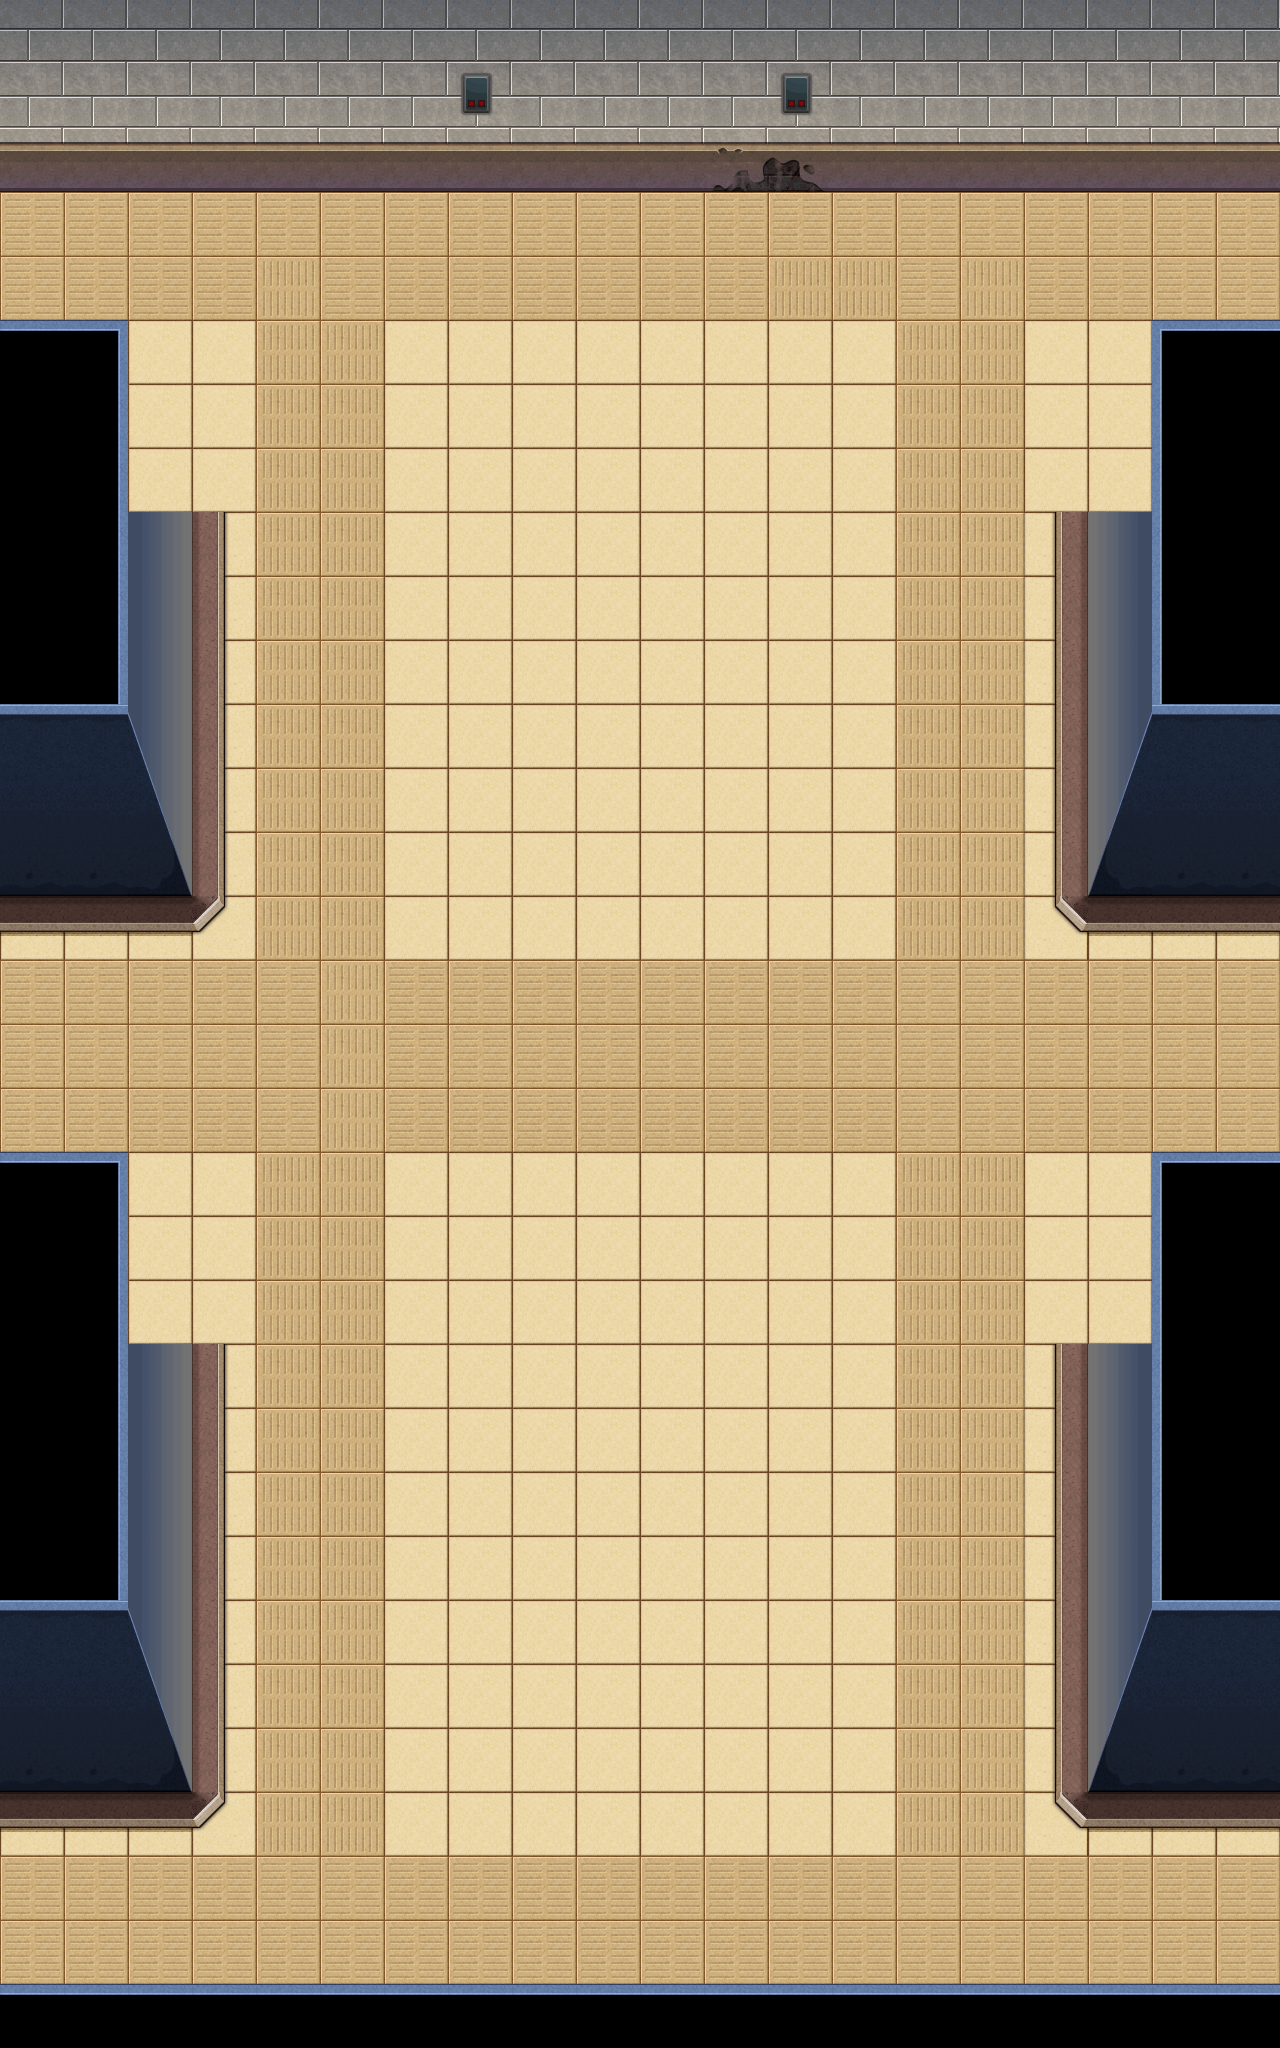

This is a level from a 2D game, rendered from its Tiled map with the project's own tilesets. A one-line summary and the map file follow, with tile-layer data summarised:
An orthogonal 20x32 tile map with 64x64 px tiles, 1 tile layer (background), 33 tilesets and 92 objects (15x collide, 13x collide_bullet).

<map version="1.0" orientation="orthogonal" width="20" height="32" tilewidth="64" tileheight="64">
 <tileset firstgid="1" name="bg03" tilewidth="64" tileheight="64">
  <image source="bg03.png" width="512" height="256" />
 </tileset>
 <tileset firstgid="33" name="jianzhu3_qiang02" tilewidth="101" tileheight="192">
  <image source="jianzhu3_qiang02.png" width="101" height="192" />
 </tileset>
 <tileset firstgid="34" name="jianzhu3_qiang01" tilewidth="101" tileheight="192">
  <image source="jianzhu3_qiang01.png" width="101" height="192" />
 </tileset>
 <tileset firstgid="35" name="jianzhu3_huatai" tilewidth="129" tileheight="173">
  <image source="jianzhu3_huatai.png" width="129" height="173" />
 </tileset>
 <tileset firstgid="36" name="jianzhu3_chuang02" tilewidth="52" tileheight="386">
  <image source="jianzhu3_chuang02.png" width="52" height="386" />
 </tileset>
 <tileset firstgid="37" name="jianzhu3_chuang01" tilewidth="52" tileheight="386">
  <image source="jianzhu3_chuang01.png" width="52" height="386" />
 </tileset>
 <tileset firstgid="38" name="jianzhu3_dianti" tilewidth="172" tileheight="196">
  <image source="jianzhu3_dianti.png" width="172" height="196" />
 </tileset>
 <tileset firstgid="39" name="jianzhu3_langan01" tilewidth="223" tileheight="105">
  <image source="jianzhu3_langan01.png" width="223" height="105" />
 </tileset>
 <tileset firstgid="40" name="jianzhu3_keng01" tilewidth="293" tileheight="131">
  <image source="jianzhu3_keng01.png" width="293" height="131" />
 </tileset>
 <tileset firstgid="41" name="jianzhu3_keng02" tilewidth="152" tileheight="81">
  <image source="jianzhu3_keng02.png" width="152" height="79" />
 </tileset>
 <tileset firstgid="41" name="jianzhu3_keng03" tilewidth="102" tileheight="39">
  <image source="jianzhu3_keng03.png" width="102" height="39" />
 </tileset>
 <tileset firstgid="42" name="jianzhu3_keng04" tilewidth="52" tileheight="20">
  <image source="jianzhu3_keng04.png" width="52" height="20" />
 </tileset>
 <tileset firstgid="43" name="jianzhu3_wuzi01" tilewidth="131" tileheight="63">
  <image source="jianzhu3_wuzi01.png" width="131" height="63" />
 </tileset>
 <tileset firstgid="44" name="jianzhu3_wuzi02" tilewidth="168" tileheight="53">
  <image source="jianzhu3_wuzi02.png" width="168" height="53" />
 </tileset>
 <tileset firstgid="45" name="jianzhu3_yizi01" tilewidth="85" tileheight="229">
  <image source="jianzhu3_yizi01.png" width="85" height="229" />
 </tileset>
 <tileset firstgid="46" name="jianzhu3_yizi02" tilewidth="85" tileheight="229">
  <image source="jianzhu3_yizi02.png" width="85" height="229" />
 </tileset>
 <tileset firstgid="47" name="jianzhu3_zhuozi02" tilewidth="202" tileheight="256">
  <image source="jianzhu3_zhuozi02.png" width="202" height="256" />
 </tileset>
 <tileset firstgid="48" name="jianzhu3_zhuozi03" tilewidth="202" tileheight="256">
  <image source="jianzhu3_zhuozi03.png" width="202" height="256" />
 </tileset>
 <tileset firstgid="49" name="jianzhu_xuezi01" tilewidth="242" tileheight="196">
  <image source="jianzhu_xuezi01.png" width="242" height="196" />
 </tileset>
 <tileset firstgid="50" name="jianzhu_xuezi02" tilewidth="219" tileheight="141">
  <image source="jianzhu_xuezi02.png" width="219" height="141" />
 </tileset>
 <tileset firstgid="51" name="jianzhu_xuezi03" tilewidth="192" tileheight="132">
  <image source="jianzhu_xuezi03.png" width="192" height="132" />
 </tileset>
 <tileset firstgid="52" name="jianzhu_xuezi04" tilewidth="421" tileheight="156">
  <image source="jianzhu_xuezi04.png" width="421" height="156" />
 </tileset>
 <tileset firstgid="53" name="jianzhu_xuezi05" tilewidth="180" tileheight="297">
  <image source="jianzhu_xuezi05.png" width="180" height="297" />
 </tileset>
 <tileset firstgid="54" name="jianzhu_xiangzi05" tilewidth="150" tileheight="170">
  <image source="jianzhu_xiangzi05.png" width="150" height="170" />
 </tileset>
 <tileset firstgid="55" name="jianzhu_xiangzi06" tilewidth="90" tileheight="113">
  <image source="jianzhu_xiangzi06.png" width="90" height="113" />
 </tileset>
 <tileset firstgid="56" name="jianzhu_xiangzi02" tilewidth="122" tileheight="126">
  <image source="jianzhu_xiangzi02.png" width="122" height="126" />
 </tileset>
 <tileset firstgid="57" name="jianzhu_xiangzi03" tilewidth="122" tileheight="76">
  <image source="jianzhu_xiangzi03.png" width="122" height="76" />
 </tileset>
 <tileset firstgid="58" name="jianzhu2_xiangzi0" tilewidth="192" tileheight="168">
  <image source="jianzhu2_xiangzi0.png" width="192" height="168" />
 </tileset>
 <tileset firstgid="59" name="jianzhu_xiangzi04" tilewidth="183" tileheight="126">
  <image source="jianzhu_xiangzi04.png" width="183" height="126" />
 </tileset>
 <tileset firstgid="60" name="jianzhu_xiangzi01" tilewidth="71" tileheight="80">
  <image source="jianzhu_xiangzi01.png" width="71" height="80" />
 </tileset>
 <tileset firstgid="61" name="jianzhu_xiangzi07" tilewidth="92" tileheight="112">
  <image source="jianzhu_xiangzi07.png" width="92" height="112" />
 </tileset>
 <tileset firstgid="62" name="jianzhu_qiang01" tilewidth="92" tileheight="54">
  <image source="jianzhu_qiang01.png" width="92" height="54" />
 </tileset>
 <tileset firstgid="63" name="pic_jingjie02" tilewidth="86" tileheight="128">
  <image source="pic_jingjie02.png" width="86" height="128" />
 </tileset>
 <layer name="background" width="20" height="32">
  <data>[640 cells, 640 non-empty, 31 distinct tile ids]</data>
 </layer>
 <objectgroup name="right" width="20" height="32">
  <properties>
   <property name="filename" value="jianzhu3_qiang02.png" />
   <property name="groundlayer" value="1" />
  </properties>
  <object gid="33" x="1051" y="513">
   <properties>
    <property name="groundZ" value="1" />
   </properties>
  </object>
  <object gid="33" x="1051" y="1344">
   <properties>
    <property name="groundZ" value="1" />
   </properties>
  </object>
 </objectgroup>
 <objectgroup name="flower" width="20" height="32">
  <properties>
   <property name="filename" value="jianzhu3_huatai.png" />
   <property name="groundlayer" value="1" />
  </properties>
  <object gid="35" x="576" y="688">
   <properties>
    <property name="groundZ" value="1" />
   </properties>
  </object>
  <object gid="35" x="576" y="832">
   <properties>
    <property name="groundZ" value="2" />
   </properties>
  </object>
  <object gid="35" x="577" y="1585">
   <properties>
    <property name="groundZ" value="1" />
   </properties>
  </object>
  <object gid="35" x="577" y="1729">
   <properties>
    <property name="groundZ" value="2" />
   </properties>
  </object>
 </objectgroup>
 <objectgroup name="rightboli" width="20" height="32">
  <properties>
   <property name="filename" value="jianzhu3_chuang02.png" />
   <property name="groundlayer" value="1" />
  </properties>
  <object gid="36" x="1094" y="1665">
   <properties>
    <property name="groundZ" value="2" />
   </properties>
  </object>
  <object gid="36" x="1094" y="802">
   <properties>
    <property name="groundZ" value="2" />
   </properties>
  </object>
 </objectgroup>
 <objectgroup name="rightdoor" width="20" height="32">
  <properties>
   <property name="filename" value="jianzhu3_chuang02.png" />
   <property name="groundlayer" value="1" />
  </properties>
 </objectgroup>
 <objectgroup name="rightdooropen" width="20" height="32">
  <properties>
   <property name="filename" value="jianzhu3_men04.png" />
   <property name="groundlayer" value="1" />
  </properties>
 </objectgroup>
 <objectgroup name="leftdoor" width="20" height="32">
  <properties>
   <property name="filename" value="jianzhu3_men01.png" />
   <property name="groundlayer" value="1" />
  </properties>
 </objectgroup>
 <objectgroup name="leftdooropen" width="20" height="32">
  <properties>
   <property name="filename" value="jianzhu3_men03.png" />
   <property name="groundlayer" value="1" />
  </properties>
 </objectgroup>
 <objectgroup name="door" width="20" height="32">
  <properties>
   <property name="filename" value="jianzhu3_dianti.png" />
   <property name="groundlayer" value="1" />
  </properties>
  <object gid="38" x="236" y="215" />
  <object gid="38" x="874" y="217" />
 </objectgroup>
 <objectgroup name="warning" width="20" height="32">
  <properties>
   <property name="filename" value="jianzhu3_langan01.png" />
   <property name="groundlayer" value="1" />
  </properties>
  <object gid="39" x="1607" y="2067">
   <properties>
    <property name="groundZ" value="1" />
   </properties>
  </object>
  <object gid="39" x="1427" y="1690">
   <properties>
    <property name="groundZ" value="1" />
   </properties>
  </object>
  <object gid="39" x="546" y="223">
   <properties>
    <property name="groundZ" value="1" />
   </properties>
  </object>
  <object gid="39" x="1618" y="1880">
   <properties>
    <property name="groundZ" value="1" />
   </properties>
  </object>
 </objectgroup>
 <objectgroup name="keng1" width="20" height="32">
  <properties>
   <property name="filename" value="jianzhu3_keng01.png" />
   <property name="groundlayer" value="1" />
  </properties>
  <object gid="40" x="335" y="434" />
  <object gid="40" x="718" y="1198" />
  <object gid="40" x="400" y="1911" />
 </objectgroup>
 <objectgroup name="keng2" width="20" height="32">
  <properties>
   <property name="filename" value="jianzhu3_keng02.png" />
   <property name="groundlayer" value="1" />
  </properties>
  <object x="282" y="1063" />
 </objectgroup>
 <objectgroup name="keng3" width="20" height="32">
  <properties>
   <property name="filename" value="jianzhu3_keng03.png" />
   <property name="groundlayer" value="1" />
  </properties>
  <object gid="41" x="1096" y="1036" />
  <object gid="41" x="232" y="725" />
  <object gid="41" x="1048" y="232" />
  <object gid="41" x="968" y="1971" />
 </objectgroup>
 <objectgroup name="keng4" width="20" height="32">
  <properties>
   <property name="filename" value="jianzhu3_keng04.png" />
   <property name="groundlayer" value="1" />
  </properties>
  <object gid="42" x="95" y="227" />
  <object gid="42" x="4" y="1126" />
  <object gid="42" x="996" y="1584" />
  <object gid="42" x="259" y="1392" />
 </objectgroup>
 <objectgroup name="wuzi1" width="20" height="32">
  <properties>
   <property name="filename" value="jianzhu3_wuzi01.png" />
   <property name="groundlayer" value="1" />
  </properties>
  <object gid="43" x="571" y="62" />
 </objectgroup>
 <objectgroup name="wuzi2" width="20" height="32">
  <properties>
   <property name="filename" value="jianzhu3_wuzi02.png" />
   <property name="groundlayer" value="1" />
  </properties>
  <object gid="44" x="1077" y="54" />
  <object gid="44" x="-37" y="53" />
 </objectgroup>
 <objectgroup name="chairleft" width="20" height="32">
  <properties>
   <property name="filename" value="jianzhu3_yizi01.png" />
   <property name="groundlayer" value="1" />
  </properties>
  <object gid="45" x="1333" y="369" />
 </objectgroup>
 <objectgroup name="chairright" width="20" height="32">
  <properties>
   <property name="filename" value="jianzhu3_yizi01.png" />
   <property name="groundlayer" value="1" />
  </properties>
  <object gid="46" x="1428" y="380" />
 </objectgroup>
 <objectgroup name="deskbig" width="20" height="32">
  <properties>
   <property name="filename" value="pic_jingjie02.png" />
   <property name="groundlayer" value="1" />
  </properties>
  <object gid="63" x="1205" y="320">
   <properties>
    <property name="groundZ" value="1" />
   </properties>
  </object>
 </objectgroup>
 <objectgroup name="deskleft" width="20" height="32">
  <properties>
   <property name="filename" value="jianzhu3_zhuozi02.png" />
   <property name="groundlayer" value="1" />
  </properties>
  <object gid="47" x="1627" y="863" />
 </objectgroup>
 <objectgroup name="deskright" width="20" height="32">
  <properties>
   <property name="filename" value="jianzhu3_zhuozi03.png" />
   <property name="groundlayer" value="1" />
  </properties>
  <object gid="48" x="1697" y="1182" />
 </objectgroup>
 <objectgroup name="blood1" width="20" height="32">
  <properties>
   <property name="filename" value="jianzhu_xuezi01.png" />
   <property name="groundlayer" value="1" />
  </properties>
  <object gid="49" x="692" y="1042" />
  <object gid="49" x="277" y="1617" />
  <object gid="49" x="1162" y="1996" />
 </objectgroup>
 <objectgroup name="blood2" width="20" height="32">
  <properties>
   <property name="filename" value="jianzhu_xuezi02.png" />
   <property name="groundlayer" value="1" />
  </properties>
  <object gid="50" x="298" y="679">
   <properties>
    <property name="groundZ" value="1" />
   </properties>
  </object>
  <object gid="50" x="1158" y="1150">
   <properties>
    <property name="groundZ" value="1" />
   </properties>
  </object>
 </objectgroup>
 <objectgroup name="blood3" width="20" height="32">
  <properties>
   <property name="filename" value="jianzhu_xuezi03.png" />
   <property name="groundlayer" value="1" />
  </properties>
  <object gid="51" x="730" y="656">
   <properties>
    <property name="groundZ" value="1" />
   </properties>
  </object>
  <object gid="51" x="454" y="1259">
   <properties>
    <property name="groundZ" value="1" />
   </properties>
  </object>
 </objectgroup>
 <objectgroup name="blood4" width="20" height="32">
  <properties>
   <property name="filename" value="jianzhu_xuezi04.png" />
   <property name="groundlayer" value="1" />
  </properties>
  <object gid="52" x="-129" y="1123" />
  <object gid="52" x="-99" y="1975" />
  <object gid="52" x="663" y="364" />
  <object gid="52" x="-234" y="333" />
 </objectgroup>
 <objectgroup name="blood5" width="20" height="32">
  <properties>
   <property name="filename" value="jianzhu_xuezi05.png" />
   <property name="groundlayer" value="1" />
  </properties>
  <object gid="53" x="851" y="1776" />
 </objectgroup>
 <objectgroup name="mutouboxb" width="20" height="32">
  <properties>
   <property name="filename" value="jianzhu_xiangzi04.png" />
   <property name="groundlayer" value="1" />
  </properties>
  <object gid="59" x="1695" y="1731">
   <properties>
    <property name="groundZ" value="1" />
   </properties>
  </object>
 </objectgroup>
 <objectgroup name="blackboxb" width="20" height="32">
  <properties>
   <property name="filename" value="jianzhu_xiangzi05.png" />
   <property name="groundlayer" value="1" />
  </properties>
  <object gid="54" x="1694" y="1380">
   <properties>
    <property name="groundZ" value="3" />
   </properties>
  </object>
  <object gid="54" x="1364" y="1489">
   <properties>
    <property name="groundZ" value="2" />
   </properties>
  </object>
 </objectgroup>
 <objectgroup name="blackboxs" width="20" height="32">
  <properties>
   <property name="filename" value="jianzhu_xiangzi06.png" />
   <property name="groundlayer" value="1" />
  </properties>
  <object gid="55" x="1437" y="1543">
   <properties>
    <property name="groundZ" value="3" />
   </properties>
  </object>
 </objectgroup>
 <objectgroup name="greenboxb" width="20" height="32">
  <properties>
   <property name="filename" value="jianzhu_xiangzi02.png" />
   <property name="groundlayer" value="1" />
  </properties>
  <object gid="56" x="1676" y="1526">
   <properties>
    <property name="groundZ" value="2" />
   </properties>
  </object>
  <object gid="56" x="-17" y="949">
   <properties>
    <property name="groundZ" value="2" />
   </properties>
  </object>
 </objectgroup>
 <objectgroup name="greenboxs" width="20" height="32">
  <properties>
   <property name="filename" value="jianzhu_xiangzi03.png" />
   <property name="groundlayer" value="1" />
  </properties>
  <object gid="57" x="581" y="889">
   <properties>
    <property name="groundZ" value="3" />
   </properties>
  </object>
 </objectgroup>
 <objectgroup name="greenbox2" width="20" height="32">
  <properties>
   <property name="filename" value="jianzhu2_xiangzi0.png" />
   <property name="groundlayer" value="1" />
  </properties>
  <object gid="58" x="1130" y="1028" />
 </objectgroup>
 <objectgroup name="mutouboxs" width="20" height="32">
  <properties>
   <property name="filename" value="jianzhu_xiangzi01.png" />
   <property name="groundlayer" value="1" />
  </properties>
  <object gid="60" x="1716" y="1595">
   <properties>
    <property name="groundZ" value="4" />
   </properties>
  </object>
  <object gid="60" x="1372" y="1541">
   <properties>
    <property name="groundZ" value="5" />
   </properties>
  </object>
 </objectgroup>
 <objectgroup name="qiangxieM16" width="20" height="32">
  <properties>
   <property name="filename" value="jianzhu_xiangzi07.png" />
   <property name="groundlayer" value="1" />
  </properties>
  <object gid="61" x="1724" y="1730">
   <properties>
    <property name="groundZ" value="10" />
   </properties>
  </object>
  <object gid="61" x="1385" y="1431">
   <properties>
    <property name="groundZ" value="10" />
   </properties>
  </object>
 </objectgroup>
 <objectgroup name="qiangxieSVD" width="20" height="32">
  <properties>
   <property name="filename" value="jianzhu_qiang01.png" />
   <property name="groundlayer" value="1" />
  </properties>
  <object gid="62" x="2" y="874">
   <properties>
    <property name="groundZ" value="10" />
   </properties>
  </object>
  <object gid="62" x="614" y="1565">
   <properties>
    <property name="groundZ" value="10" />
   </properties>
  </object>
 </objectgroup>
 <objectgroup name="left" width="20" height="32">
  <properties>
   <property name="filename" value="jianzhu3_qiang01.png" />
   <property name="groundlayer" value="1" />
  </properties>
  <object gid="34" x="128" y="513">
   <properties>
    <property name="groundZ" value="7" />
   </properties>
  </object>
  <object gid="34" x="128" y="1344">
   <properties>
    <property name="groundZ" value="1" />
   </properties>
  </object>
 </objectgroup>
 <objectgroup name="leftboli" width="20" height="32">
  <properties>
   <property name="filename" value="jianzhu3_chuang01.png" />
   <property name="groundlayer" value="1" />
  </properties>
  <object gid="37" x="134" y="1672">
   <properties>
    <property name="groundZ" value="2" />
   </properties>
  </object>
  <object gid="37" x="133" y="809">
   <properties>
    <property name="groundZ" value="9" />
   </properties>
  </object>
 </objectgroup>
 <objectgroup name="collide_people" width="20" height="32" visible="0">
  <object type="collide" x="-19" y="328" width="215" height="571" />
  <object type="collide" x="-61" y="739" width="166" height="207" />
  <object type="collide" x="-28" y="71" width="1336" height="137" />
  <object type="collide" x="-73" y="96" width="68" height="287" />
  <object type="collide" x="-36" y="1159" width="232" height="636" />
  <object type="collide" x="-36" y="1992" width="1351" height="110" />
  <object type="collide" x="1287" y="1715" width="150" height="325" />
  <object type="collide" x="1084" y="1162" width="217" height="631" />
  <object type="collide" x="1084" y="327" width="246" height="574" />
  <object type="collide" x="1132" y="774" width="166" height="207" />
  <object type="collide" x="1227" y="814" width="166" height="207" />
  <object type="collide" x="1286" y="158" width="173" height="1050" />
  <object type="collide" x="-87" y="879" width="82" height="1140" />
  <object type="collide" x="575" y="521" width="130" height="359" />
  <object type="collide" x="576" y="1420" width="132" height="298" />
 </objectgroup>
 <objectgroup name="collide_bullet" width="20" height="32" visible="0">
  <object type="collide_bullet" x="-44" y="318" width="169" height="472" />
  <object type="collide_bullet" x="-2" y="435" width="174" height="405" />
  <object type="collide_bullet" x="-63" y="807" width="166" height="96" />
  <object type="collide_bullet" x="-42" y="24" width="1408" height="118" />
  <object type="collide_bullet" x="1150" y="317" width="191" height="525" />
  </objectgroup>
</map>
<!-- 8 of 92 objects omitted -->
